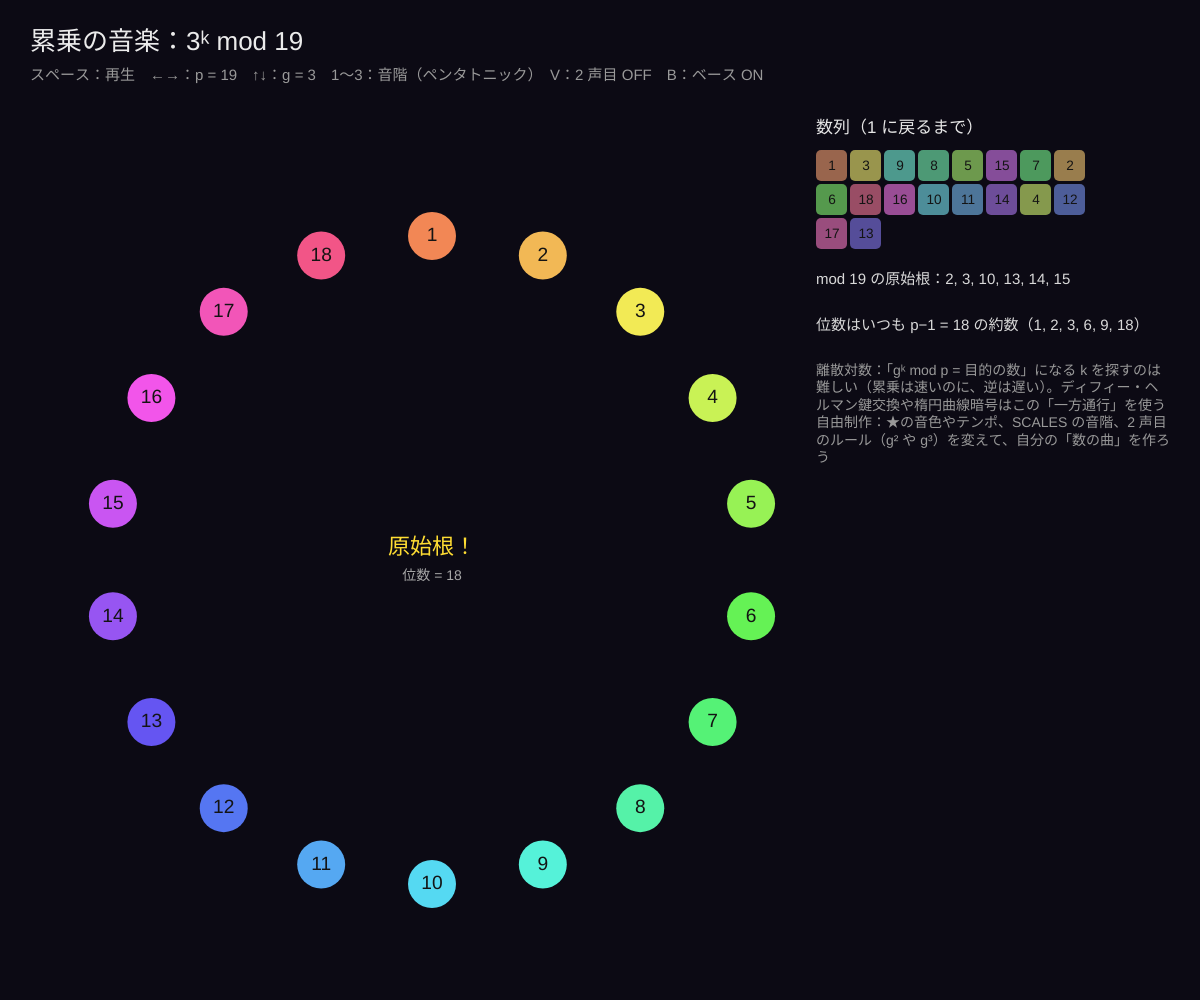
Frame 1 (no input)
Frame 60 (no input): identical to frame 1, image omitted
Frame 120 (the mouse pressed at the canvas centre since frame 60): identical to frame 1, image omitted

The p5.js sketch that drew this single still picture (run headless with seeded random() and noise() and a simulated clock; from frame 60 on, the mouse is pressed at the canvas centre):

// p5.js sketch
// ── sketch.js
// ============================================
// 14 累乗の音楽：gᵏ mod p を演奏する（自由制作のベース）
// 1, g, g², g³, … を素数 p で割った余りは、いつか 1 に戻ってくり返す
// g が原始根なら 1 〜 p−1 を全部まわってから戻る（最長のメロディ）。そうでなければ短いループ
// 余りの数を音階の音に割り当てて鳴らす。円の上の線は、いま鳴っている数の動き
// スペース：再生・停止 / ←→：素数 p / ↑↓：g / 1〜3：音階 / V：2 声目（g² の旋律） / B：ベース
// ============================================

let tempo = 0.18;       // ★ 1 音の長さ（秒）
let waveType = 'triangle'; // ★ 音色：'sine' 'square' 'sawtooth' 'triangle'
let primes = [5, 7, 11, 13, 17, 19, 23, 29, 31, 37, 41, 43];
const SCALES = { 1: [0, 2, 4, 7, 9], 2: [0, 2, 4, 5, 7, 9, 11], 3: [0, 1, 5, 7, 8] }; // ★ ペンタトニック・長音階・都節
const SCALE_NAMES = { 1: 'ペンタトニック', 2: '長音階', 3: '都節' };

let pi = 5, g = 3, scaleNo = 1, playing = false, voice2 = false, bass = true;
let k = 0, nextTime = 0, trail = [], flash = 0, seq = [];

function setup() {
  createCanvas(windowWidth, windowHeight);
  textWrap(CHAR);
  colorMode(HSB, 360, 100, 100, 100);
  rebuild();
  setInterval(scheduler, 25);
}

function P() { return primes[pi]; }
function rebuild() { // 1, g, g², … を 1 に戻るまで
  let p = P(); g = constrain(g, 2, p - 1);
  seq = []; let v = 1; do { seq.push(v); v = (v * g) % p; } while (v !== 1 && seq.length < p);
  k = 0; trail = [];
}
function isPrimitive(x, p) { let v = 1, c = 0; do { v = (v * x) % p; c++; } while (v !== 1); return c === p - 1; }
function noteOf(v) { // 3 オクターブの中に収める
  let sc = SCALES[scaleNo], i = (v - 1) % (sc.length * 3);
  return 220 * pow(2, (sc[i % sc.length] + 12 * floor(i / sc.length)) / 12); }

function scheduler() {
  if (!playing || !audioCtx) return;
  while (nextTime < audioCtx.currentTime + 0.1) {
    let v = seq[k % seq.length], p = P();
    playNote(noteOf(v), 0.22, tempo * 1.6, waveType, nextTime);
    if (voice2) playNote(noteOf(((v * v) % p) || 1) * 0.5, 0.12, tempo * 1.4, 'sine', nextTime);
    if (bass && k % seq.length === 0) playNote(55, 0.35, tempo * seq.length * 0.9, 'sine', nextTime);
    let when = nextTime, kk = k;
    setTimeout(() => { trail.push({ v, born: frameCount }); if (trail.length > 40) trail.shift(); flash = 1; }, max(0, (when - audioCtx.currentTime) * 1000));
    k++; nextTime += tempo;
  }
}

function draw() {
  background(250, 50, 8);
  flash *= 0.9;
  let p = P(), cx = width * 0.36, cy = height * 0.56, R = min(width * 0.27, height * 0.34);
  let prim = isPrimitive(g, p);
  fill(0, 0, 92); noStroke(); textSize(26); textAlign(LEFT, BASELINE);
  text(`累乗の音楽：${g}ᵏ mod ${p}`, 30, 50);
  textSize(15); fill(0, 0, 60);
  text(`スペース：${playing ? '停止' : '再生'}　←→：p = ${p}　↑↓：g = ${g}　1〜3：音階（${SCALE_NAMES[scaleNo]}）　V：2 声目 ${voice2 ? 'ON' : 'OFF'}　B：ベース ${bass ? 'ON' : 'OFF'}`, 30, 80);

  let pos = v => [cx + cos(-HALF_PI + (TWO_PI * (v - 1)) / (p - 1)) * R, cy + sin(-HALF_PI + (TWO_PI * (v - 1)) / (p - 1)) * R];
  // 軌跡
  for (let i = 1; i < trail.length; i++) {
    let [x1, y1] = pos(trail[i - 1].v), [x2, y2] = pos(trail[i].v), age = i / trail.length;
    stroke((trail[i].v * 360) / p, 70, 100, age * 90); strokeWeight(1 + age * 4); line(x1, y1, x2, y2);
  }
  // 数の丸
  let inSeq = new Set(seq), last = trail.length ? trail[trail.length - 1].v : -1;
  for (let v = 1; v < p; v++) {
    let [x, y] = pos(v), on = v === last, r = constrain(R * 2.4 / p, 10, 24) * (on ? 1 + flash * 0.8 : 1);
    noStroke(); fill(inSeq.has(v) ? color((v * 360) / p, 65, 95) : color(0, 0, 25)); circle(x, y, r * 2);
    fill(0, 0, inSeq.has(v) ? 8 : 70); textAlign(CENTER, CENTER); textSize(r * 0.8); text(v, x, y);
  }
  noStroke(); fill(prim ? color(50, 80, 100) : color(0, 0, 80)); textSize(22); textAlign(CENTER, CENTER);
  text(prim ? '原始根！' : `ループ ${seq.length} 音`, cx, cy - 12);
  textSize(14); fill(0, 0, 65); text(`位数 = ${seq.length}`, cx, cy + 16);

  // 右：数列と説明
  let px = width * 0.68, w = width - px - 30, yy = 120;
  textAlign(LEFT, TOP); fill(0, 0, 90); textSize(17); text('数列（1 に戻るまで）', px, yy); yy += 30;
  let cs = min(34, w / 8);
  for (let i = 0; i < seq.length; i++) {
    let x = px + (i % 8) * cs, y = yy + floor(i / 8) * cs, on = playing && (k - 1) % seq.length === i;
    fill(on ? color(50, 90, 100) : color((seq[i] * 360) / p, 50, 60)); rect(x, y, cs - 3, cs - 3, 5);
    fill(0, 0, 8); textAlign(CENTER, CENTER); textSize(cs * 0.4); text(seq[i], x + cs / 2 - 1, y + cs / 2 - 1);
  }
  yy += ceil(seq.length / 8) * cs + 20;
  let prims = []; for (let x = 2; x < p; x++) if (isPrimitive(x, p)) prims.push(x);
  textAlign(LEFT, TOP); fill(0, 0, 85); textSize(15);
  text(`mod ${p} の原始根：${prims.join(', ')}`, px, yy, w); yy += 46;
  text(`位数はいつも p−1 = ${p - 1} の約数（${divisors(p - 1).join(', ')}）`, px, yy, w); yy += 46;
  fill(0, 0, 60); textSize(14);
  text(`離散対数：「gᵏ mod p = 目的の数」になる k を探すのは難しい（累乗は速いのに、逆は遅い）。ディフィー・ヘルマン鍵交換や楕円曲線暗号はこの「一方通行」を使う。\n\n自由制作：★の音色やテンポ、SCALES の音階、2 声目のルール（g² や g³）を変えて、自分の「数の曲」を作ろう`, px, yy, w);
}
function divisors(m) { let r = []; for (let x = 1; x <= m; x++) if (m % x === 0) r.push(x); return r; }

function mousePressed() { startAudio(); }
function keyPressed() {
  startAudio();
  if (key === ' ') { playing = !playing; if (playing) { nextTime = audioCtx.currentTime + 0.05; } }
  if (key === RIGHT_ARROW) { pi = min(primes.length - 1, pi + 1); rebuild(); }
  if (key === LEFT_ARROW) { pi = max(0, pi - 1); rebuild(); }
  if (key === UP_ARROW) { g = g + 1 >= P() ? 2 : g + 1; rebuild(); }
  if (key === DOWN_ARROW) { g = g - 1 < 2 ? P() - 1 : g - 1; rebuild(); }
  if (key >= '1' && key <= '3') scaleNo = int(key);
  if (key === 'v' || key === 'V') voice2 = !voice2;
  if (key === 'b' || key === 'B') bass = !bass;
}
function windowResized() { resizeCanvas(windowWidth, windowHeight); }

// ---------- やってみよう ----------
// 1. p = 13 で g = 2（原始根）と g = 3（位数 3）を聞き比べる
// 2. g = p−1 にすると？（位数 2：1 と p−1 を行ったり来たり）
// 3. 2 声目を g² ではなく「v + 5 mod p」にするなど、自分のルールで伴奏を作る


// ==================================================
// ここから下は「音を鳴らすための道具」です
// ==================================================
let audioCtx, masterOut;
function startAudio() {
  if (!audioCtx) { audioCtx = new AudioContext(); masterOut = audioCtx.createDynamicsCompressor(); masterOut.connect(audioCtx.destination); }
  audioCtx.resume();
}
function playNote(freqHz, volume = 0.3, duration = 0.3, type = 'triangle', when) {
  if (!audioCtx) return;
  let t = when === undefined ? audioCtx.currentTime : when;
  let osc = audioCtx.createOscillator(), amp = audioCtx.createGain();
  osc.type = type; osc.frequency.value = freqHz;
  amp.gain.setValueAtTime(0.0001, t);
  amp.gain.exponentialRampToValueAtTime(volume, t + 0.01);
  amp.gain.exponentialRampToValueAtTime(0.0001, t + duration);
  osc.connect(amp); amp.connect(masterOut); osc.start(t); osc.stop(t + duration + 0.05);
}
